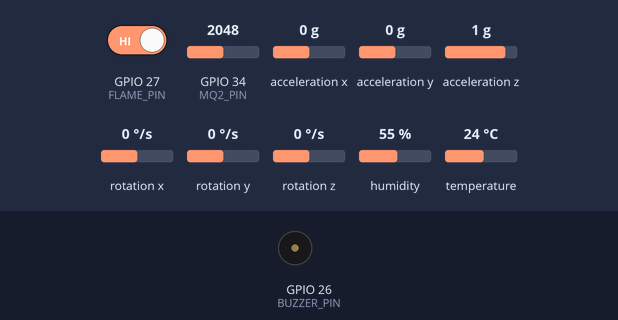
The sketch below on a simulated ESP32. Shown: buzzer (waves = sounding, pin HIGH). Wiring (inferred from the names in the program): MPU-6050 motion sensor at I2C address 0x68. The inputs (shaded band) are chosen by the test bench; at power-on: GPIO 34 (MQ2_PIN) = 2048, GPIO 27 (FLAME_PIN) HIGH, acceleration x 0 g, acceleration y 0 g, acceleration z 1 g, rotation x 0 °/s, rotation y 0 °/s, rotation z 0 °/s, humidity 55 %, temperature 24 °C (analog values on the 0–4095 scale). What the sketch prints to the serial monitor is not drawn.

Above: at 2.2 s.
2.3 s: GPIO 34 (MQ2_PIN) set to 2473
7.5 s: GPIO 34 (MQ2_PIN) set to 2621
At 8.2 s:
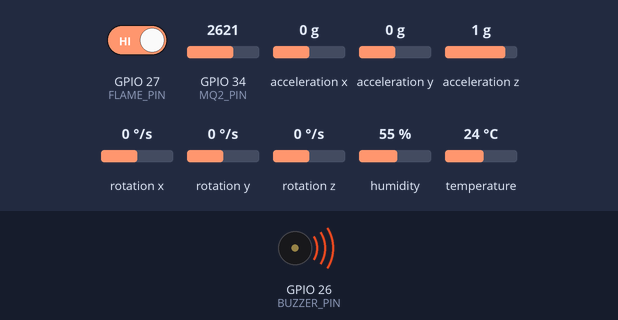
11.5 s: GPIO 34 (MQ2_PIN) set to 1228
At 12.6 s:
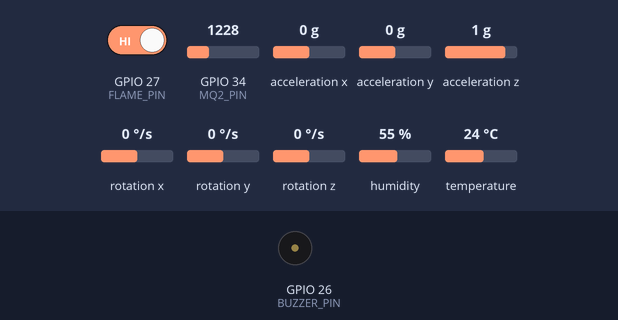
13.0 s: GPIO 27 (FLAME_PIN) driven LOW
At 13.8 s:
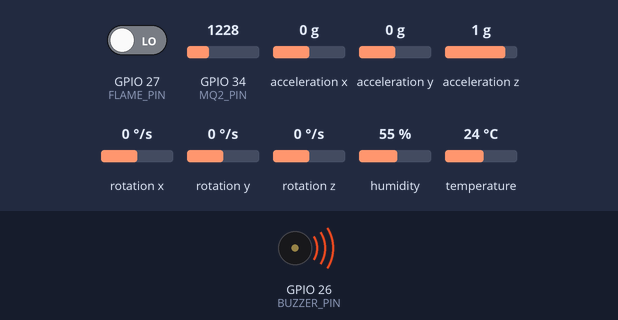
Timing chart, 0 to 15.5 s (numbered marks = the images above; inputs shaded):
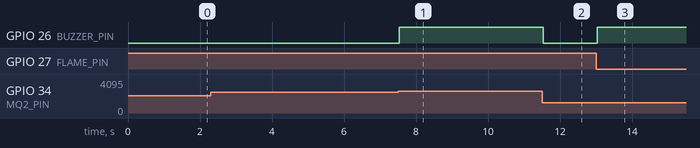

The sketch:

esp32_all_in_one.ino
```cpp
/*
  SKYFIGHTER — All-in-One Drone Sensor Controller & Wi-Fi Gateway
  Single-ESP32 UAV Architecture (v1.1)

  Target: Single ESP32 DevKit Module
  Responsibilities:
  1. Reads all sensors:
     - MQ-2 Smoke / Flammable Gas (GPIO 34 ADC)
     - DHT11/DHT22 Ambient Temperature & Humidity (GPIO 4)
     - Optical Flame Sensor (GPIO 27, Active-LOW with internal PULLUP)
     - MPU6050 6-DoF IMU (I2C 0x68: SDA 21, SCL 22)
     - NEO-6M GPS (UART2: RX 16, TX 17)
     - Audible Alert Buzzer (GPIO 26)
  2. Broadcasts SoftAP Wi-Fi network:
     - SSID: "SKYFIGHTER_GATEWAY"
     - Password: "password123"
     - IP Address: 192.168.4.1
  3. Hosts WebSocket server on port 8080 at "/telemetry"
  4. Broadcasts actual measured sensor data directly to GCS apps (PWA, iPhone, Android, Laptop)
  5. Also streams JSON telemetry to USB Serial (115200 Baud) for Direct USB Web Serial connection.
*/

#include <WiFi.h>
#include <WiFiAP.h>
#include <WebSocketsServer.h>
#include <ArduinoJson.h>
#include <DHT.h>
#include <Wire.h>

// =====================================================
// GPIO PIN CONFIGURATION
// =====================================================
#define GPS_RX_PIN 16
#define GPS_TX_PIN 17

#define MPU_SDA_PIN 21
#define MPU_SCL_PIN 22

#define MQ2_PIN 34
#define DHT_PIN 4
#define FLAME_PIN 27
#define BUZZER_PIN 26

// =====================================================
// WI-FI & WEBSOCKET CONFIGURATION
// =====================================================
const char* AP_SSID = "SKYFIGHTER_GATEWAY";
const char* AP_PASS = "password123";
const IPAddress AP_IP(192, 168, 4, 1);
const IPAddress AP_GATEWAY(192, 168, 4, 1);
const IPAddress AP_SUBNET(255, 255, 255, 0);

WebSocketsServer webSocket = WebSocketsServer(8080);

// =====================================================
// SENSOR CONFIGURATION & THRESHOLDS
// =====================================================
#ifndef DHT11
#define DHT11 11
#endif
#ifndef DHT22
#define DHT22 22
#endif

#define DHT_TYPE DHT11
DHT dht(DHT_PIN, DHT_TYPE);

#define MPU6050_ADDR 0x68

const float TEMP_THRESHOLD_C = 50.0;
const float HUMIDITY_THRESHOLD = 85.0;
const int MQ2_INCREASE_THRESHOLD = 500;
const int FLAME_TRIGGER_LEVEL = LOW;

const unsigned long TELEMETRY_INTERVAL_MS = 500; // 2 Hz telemetry rate

// =====================================================
// STATE VARIABLES
// =====================================================
bool mpuDetected = false;
int16_t ax = 0, ay = 0, az = 0;
int16_t gx = 0, gy = 0, gz = 0;
int16_t tempRaw = 0;
float mpuTemperature = NAN;

HardwareSerial GPSSerial(2);
String gpsLine = "";
double latitude = 0.0;
double longitude = 0.0;
float altitudeM = 0.0;
int satellites = 0;
bool gpsFix = false;
unsigned long lastGPSFixTime = 0;

int mq2Baseline = -1;
int MQ2_THRESHOLD = 4095;
int mq2Value = 0;
int flameValue = HIGH;
float ambientTemperature = NAN;
float humidity = NAN;

bool smokeWarning = false;
bool flameWarning = false;
bool temperatureWarning = false;
bool humidityWarning = false;
bool dhtValid = false;

bool isArmed = false;
uint64_t telemetrySequence = 0;
unsigned long lastTelemetryTime = 0;

// =====================================================
// MPU6050 DRIVER
// =====================================================
bool initializeMPU6050() {
  Wire.beginTransmission(MPU6050_ADDR);
  Wire.write(0x6B);
  Wire.write(0x00); // Wake up
  return (Wire.endTransmission() == 0);
}

int16_t readSigned16() {
  uint8_t highByte = Wire.read();
  uint8_t lowByte = Wire.read();
  return (int16_t)(((uint16_t)highByte << 8) | lowByte);
}

bool readMPU6050() {
  if (!mpuDetected) return false;

  Wire.beginTransmission(MPU6050_ADDR);
  Wire.write(0x3B);
  if (Wire.endTransmission(false) != 0) return false;

  if (Wire.requestFrom(MPU6050_ADDR, 14, true) != 14) return false;

  ax = readSigned16();
  ay = readSigned16();
  az = readSigned16();
  tempRaw = readSigned16();
  gx = readSigned16();
  gy = readSigned16();
  gz = readSigned16();

  mpuTemperature = (tempRaw / 340.0) + 36.53;
  return true;
}

// =====================================================
// GPS DRIVER
// =====================================================
double convertNMEACoordinate(String value, String direction) {
  if (value.length() == 0 || direction.length() == 0) return 0.0;
  double raw = value.toDouble();
  int degrees = (int)(raw / 100.0);
  double minutes = raw - (degrees * 100.0);
  double coordinate = degrees + (minutes / 60.0);
  if (direction == "S" || direction == "W") coordinate = -coordinate;
  return coordinate;
}

void parseGGA(String sentence) {
  String fields[15];
  int fieldCount = 0;
  int start = 0;

  for (int i = 0; i < sentence.length() && fieldCount < 15; i++) {
    if (sentence.charAt(i) == ',') {
      fields[fieldCount++] = sentence.substring(start, i);
      start = i + 1;
    }
  }
  if (fieldCount < 10) return;

  if (fields[6].toInt() > 0) {
    latitude = convertNMEACoordinate(fields[2], fields[3]);
    longitude = convertNMEACoordinate(fields[4], fields[5]);
    satellites = fields[7].toInt();
    altitudeM = fields[9].toFloat();
    gpsFix = true;
    lastGPSFixTime = millis();
  } else {
    gpsFix = false;
  }
}

void processGPS() {
  while (GPSSerial.available()) {
    char c = GPSSerial.read();
    if (c == '\n') {
      if (gpsLine.startsWith("$GPGGA") || gpsLine.startsWith("$GNGGA")) {
        parseGGA(gpsLine);
      }
      gpsLine = "";
    } else if (c != '\r') {
      if (gpsLine.length() < 120) gpsLine += c;
      else gpsLine = "";
    }
  }
  if (millis() - lastGPSFixTime > 5000) {
    gpsFix = false;
  }
}

// =====================================================
// READ SENSORS
// =====================================================
void readSensors() {
  mq2Value = analogRead(MQ2_PIN);
  flameValue = digitalRead(FLAME_PIN);

  ambientTemperature = dht.readTemperature();
  humidity = dht.readHumidity();

  dhtValid = !isnan(ambientTemperature) && !isnan(humidity) &&
             ambientTemperature >= -20.0 && ambientTemperature <= 60.0 &&
             humidity >= 5.0 && humidity <= 99.0;

  if (mq2Baseline < 0 && mq2Value > 0) {
    mq2Baseline = mq2Value;
  }

  if (mq2Baseline >= 0) {
    MQ2_THRESHOLD = min(4095, mq2Baseline + MQ2_INCREASE_THRESHOLD);
    smokeWarning = (mq2Value >= MQ2_THRESHOLD);
  } else {
    smokeWarning = false;
  }

  flameWarning = (flameValue == FLAME_TRIGGER_LEVEL);
  temperatureWarning = dhtValid && (ambientTemperature >= TEMP_THRESHOLD_C);
  humidityWarning = dhtValid && (humidity >= HUMIDITY_THRESHOLD);

  bool buzzerOn = smokeWarning || flameWarning || temperatureWarning;
  digitalWrite(BUZZER_PIN, buzzerOn ? HIGH : LOW);
}

// =====================================================
// TELEMETRY TRANSMISSION (WEBSOCKET + USB SERIAL)
// =====================================================
void broadcastTelemetry() {
  StaticJsonDocument<1024> doc;
  doc["version"] = 1;
  doc["type"] = "telemetry";
  doc["sequence"] = ++telemetrySequence;
  doc["timestamp_ms"] = millis();
  doc["connection"] = "connected";

  // Flight capabilities
  JsonObject flight = doc.createNestedObject("flight");
  flight["mode"] = isArmed ? "manual" : "disarmed";
  flight["armed"] = isArmed;

  JsonObject caps = flight.createNestedObject("capabilities");
  caps["manual_control"] = false;
  caps["autonomous_navigation"] = false;
  caps["return_to_home"] = false;
  caps["thermal_camera"] = false;
  caps["rgb_camera"] = false;
  caps["buzzer"] = true;
  caps["simulation_mode"] = false;

  // Environmental sensors
  JsonObject sensors = doc.createNestedObject("sensors");
  if (dhtValid) {
    sensors["temperature_c"] = serialized(String(ambientTemperature, 1));
    sensors["humidity_pct"] = serialized(String(humidity, 1));
  } else {
    sensors["temperature_c"] = nullptr;
    sensors["humidity_pct"] = nullptr;
  }
  sensors["mq2_adc"] = mq2Value;
  sensors["flame_detected"] = flameWarning;
  sensors["mpu_connected"] = mpuDetected;
  if (mpuDetected) {
    sensors["mpu_temperature_c"] = serialized(String(mpuTemperature, 1));
  } else {
    sensors["mpu_temperature_c"] = nullptr;
  }

  // GPS
  JsonObject gps = doc.createNestedObject("gps");
  gps["valid"] = gpsFix;
  if (gpsFix) {
    gps["latitude"] = serialized(String(latitude, 6));
    gps["longitude"] = serialized(String(longitude, 6));
    gps["satellites"] = satellites;
    gps["altitude_m"] = serialized(String(altitudeM, 1));
  } else {
    gps["latitude"] = nullptr;
    gps["longitude"] = nullptr;
    gps["satellites"] = nullptr;
    gps["altitude_m"] = nullptr;
  }

  // Battery (unwired)
  JsonObject battery = doc.createNestedObject("battery");
  battery["voltage_v"] = nullptr;
  battery["percentage"] = nullptr;

  // Alerts
  JsonArray alerts = doc.createNestedArray("alerts");
  if (flameWarning) {
    JsonObject a = alerts.createNestedObject();
    a["code"] = "FLAME_ACTIVE";
    a["severity"] = "critical";
    a["source"] = "OPTICAL_FLAME";
    a["message"] = "Active optical flame detected!";
    a["timestamp_ms"] = millis();
  }
  if (smokeWarning) {
    JsonObject a = alerts.createNestedObject();
    a["code"] = "SMOKE_HIGH";
    a["severity"] = "warning";
    a["source"] = "MQ2_GAS";
    a["message"] = "High combustion smoke level detected.";
    a["timestamp_ms"] = millis();
  }

  // Serialize to string
  String jsonOutput;
  serializeJson(doc, jsonOutput);

  // 1. Broadcast over WebSocket to connected phones/laptops
  webSocket.broadcastTXT(jsonOutput);

  // 2. Stream to USB Serial for Direct Web Serial link
  Serial.println(jsonOutput);
}

// =====================================================
// WEBSOCKET EVENTS
// =====================================================
void handleWebSocketEvent(uint8_t num, WStype_t type, uint8_t * payload, size_t length) {
  switch (type) {
    case WStype_DISCONNECTED:
      Serial.printf("[WS] Client #%u disconnected.\n", num);
      break;

    case WStype_CONNECTED: {
      IPAddress ip = webSocket.remoteIP(num);
      Serial.printf("[WS] Client #%u connected from %s\n", num, ip.toString().c_str());

      // Send greeting manifest
      StaticJsonDocument<512> manifest;
      manifest["version"] = 1;
      manifest["type"] = "manifest";
      manifest["timestamp_ms"] = millis();
      manifest["drone_id"] = "SKYFIGHTER-ALPHA-01";
      manifest["firmware_version"] = "1.1.0-AIO";
      manifest["gateway_ip"] = WiFi.softAPIP().toString();

      String out;
      serializeJson(manifest, out);
      webSocket.sendTXT(num, out);
      break;
    }

    case WStype_TEXT: {
      // Incoming GCS command
      StaticJsonDocument<512> cmd;
      DeserializationError err = deserializeJson(cmd, payload, length);
      if (!err) {
        const char* cmdType = cmd["type"] | "";
        if (strcmp(cmdType, "emergency_stop") == 0) {
          isArmed = false;
          digitalWrite(BUZZER_PIN, HIGH);
          delay(100);
          digitalWrite(BUZZER_PIN, LOW);
        } else if (strcmp(cmdType, "arm_command") == 0) {
          isArmed = cmd["arm"] | false;
        }
      }
      break;
    }

    default:
      break;
  }
}

// =====================================================
// SETUP
// =====================================================
void setup() {
  Serial.begin(115200);
  delay(1000);

  analogReadResolution(12);

  pinMode(MQ2_PIN, INPUT);
  pinMode(FLAME_PIN, INPUT_PULLUP); // Internal pullup prevents floating false flame
  pinMode(BUZZER_PIN, OUTPUT);
  digitalWrite(BUZZER_PIN, LOW);

  Wire.begin(MPU_SDA_PIN, MPU_SCL_PIN);
  mpuDetected = initializeMPU6050();

  dht.begin();
  GPSSerial.begin(9600, SERIAL_8N1, GPS_RX_PIN, GPS_TX_PIN);

  // Configure SoftAP Wi-Fi
  WiFi.mode(WIFI_AP);
  WiFi.softAPConfig(AP_IP, AP_GATEWAY, AP_SUBNET);
  if (WiFi.softAP(AP_SSID, AP_PASS, 6, 0, 4)) {
    Serial.printf("[WiFi] SoftAP started! SSID: %s | IP: 192.168.4.1:8080\n", AP_SSID);
  } else {
    Serial.println("[WiFi] ERROR: Failed to start SoftAP!");
  }

  // Start WebSocket Server
  webSocket.begin();
  webSocket.onEvent(handleWebSocketEvent);
  Serial.println("[WebSocket] Server listening on ws://192.168.4.1:8080/telemetry");

  Serial.println();
  Serial.println("========================================");
  Serial.println("   SKYFIGHTER ALL-IN-ONE INITIALIZED");
  Serial.println("========================================");
  Serial.print("MPU6050 IMU: ");
  Serial.println(mpuDetected ? "ONLINE" : "NOT DETECTED");
  Serial.println("DHT11 Sensor: ONLINE");
  Serial.println("MQ-2 Sensor: ONLINE");
  Serial.println("Flame Sensor: ONLINE (INPUT_PULLUP)");
  Serial.println("GPS Serial: ONLINE");
  Serial.println("Streaming telemetry at 2 Hz over Wi-Fi & USB...");
}

// =====================================================
// MAIN LOOP
// =====================================================
void loop() {
  webSocket.loop();
  processGPS();

  if (millis() - lastTelemetryTime >= TELEMETRY_INTERVAL_MS) {
    lastTelemetryTime = millis();

    readSensors();
    readMPU6050();
    broadcastTelemetry();
  }
}
```

Measured:
- the behaviour switches between 2547 and 2548 on GPIO 34 (MQ2_PIN) (found by bisection; images 0 and 1)
- after the input at 2.3 s, every drawn part: stays the same
- after the input at 7.5 s, GPIO 26 (BUZZER_PIN): LOW → HIGH at once
- after the input at 11.5 s, GPIO 26 (BUZZER_PIN): HIGH → LOW at once
- after the input at 13.0 s, GPIO 26 (BUZZER_PIN): LOW → HIGH at once
